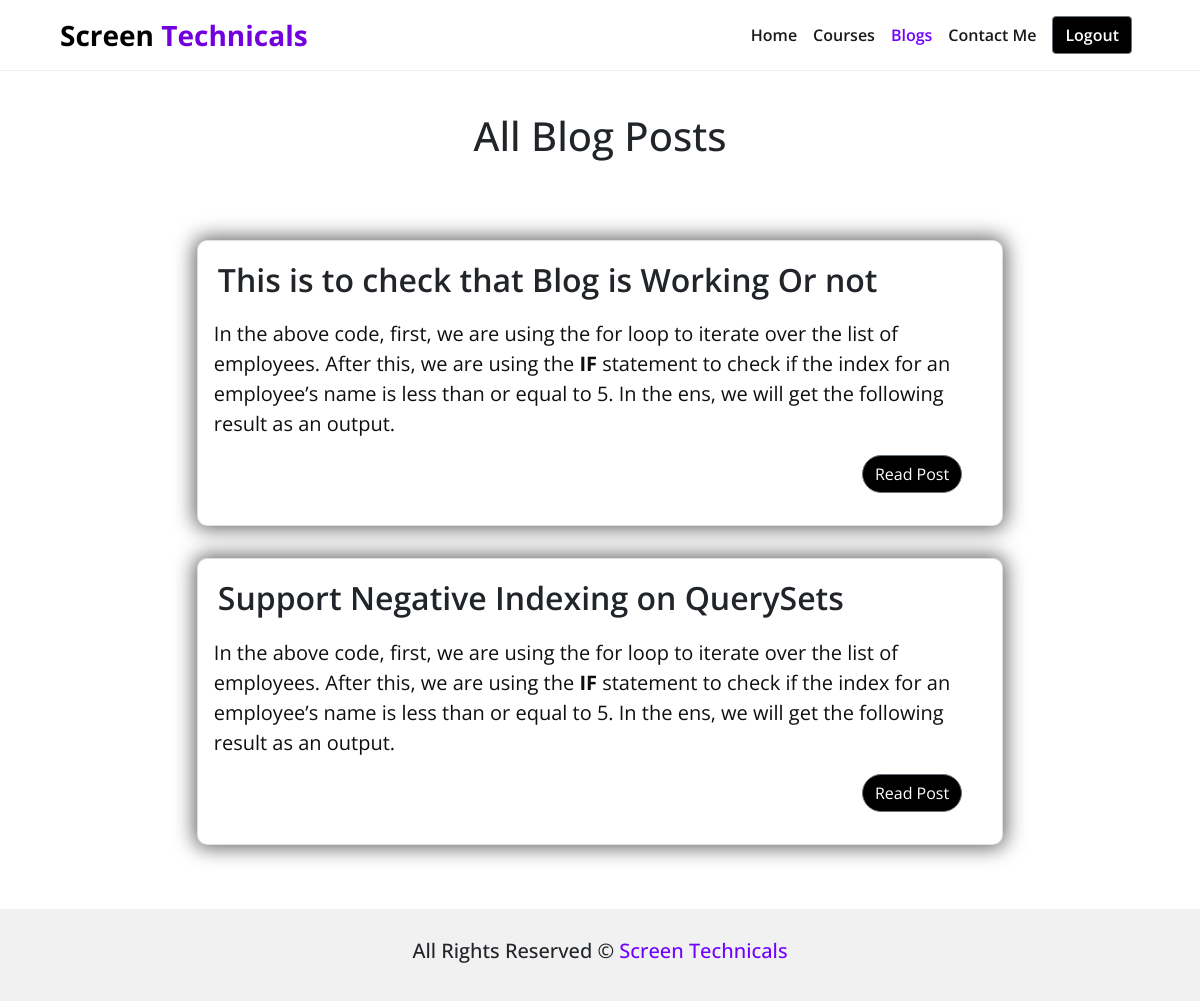
The app's page /blogs/ (signed in) with its own data.
### Blog/models.py (models this page shows, shortened)
class BlogPost(models.Model):
    title = models.CharField(max_length=200)
    category = models.CharField(max_length=100)
    content = models.TextField()
    date_time = models.DateTimeField(auto_now_add=True)
    slug = AutoSlugField(populate_from='title', unique=True, null=True, blank=True, default=None)

### Blog/views.py (the view)
# urls.py: path('blogs/', views.blogs, name="blogs"),
def blogs(request):
    allBlogPosts = BlogPost.objects.all()
    context = {
        'allBlogPosts': allBlogPosts,
    }
    return render(request, "Blog/blogs.html", context)

### templates/Blog/blogs.html (shortened to what this page needs)
{% extends 'base.html' %}
{% load static %}
{% block activeBlog %}text-primary{% endblock activeBlog %}
{% block body %}
<div class="container-fluid pt-5" style="min-height: 100vh;">
    {% if allBlogPosts %}
    <h1 class="text-center mt-5 p-3">All Blog Posts</h1>
    <div class="container-fluid d-flex flex-column justify-content-around align-items-center flex-wrap my-5">
        {% for posts in allBlogPosts %}
        <div class="card blog-card-home card-shadow position-relative card-hover my-3 mx-3" style="width: 70%; height: 10%; border-radius: 10px;">
                <div class="card-body px-3">
                    <h5 class="card-title fs-2 fw-semi-bold p-1" style="pointer-events: none;">{{posts.title}}</h5>
                    <p class="card-text" style="pointer-events: none;">{{posts.content |safe |truncatewords:200}}</p>
                    <div class="text-end mx-4 my-3">
                        <a href="/blogs/{{posts.slug}}/" class="btn text-end btn-secondary rounded-pill">Read Post</a>
                    </div>
                </div>
            </div>
            {% endfor %}
        </div>
        {% else %}
            <h1 class="text-center mt-5 p-3">No Blog Posts Yet!</h1>
            <h1 class="text-center mt-5 p-3 fs-5">Coming Soon ...</h1>
        {% endif %}
</div>
{% endblock body %}

### static/css/main.css (style rules this page uses)
* { font-family: "Open Sans" !important; outline: none !important; box-shadow: none !important; }
body { overflow-x: hidden !important; }
html { overflow-x: hidden !important; }
:root { --primary: #7000ff !important; --secondary: #000 !important; --tertiary: #fff !important; }
.btn-secondary { background: var(--secondary) !important; }
.fw-semi-bold { font-weight: 600 !important; }
.card-shadow { box-shadow: 0 0 20px 3px rgb(102, 102, 102) !important; }
.card-hover { transition: all 0.3s ease !important; }

### records on screen
BlogPost: title "This is to check that Blog is Working Or not", content "In the above code, first, we are using the for loop to iterate over the list of employees. After this, we are using the IF statement to check if the index for an employee’s name is less than or equal to 5. In the ens, we will get the following result as an output."
BlogPost: title "Support Negative Indexing on QuerySets", content "In the above code, first, we are using the for loop to iterate over the list of employees. After this, we are using the IF statement to check if the index for an employee’s name is less than or equal to 5. In the ens, we will get the following result as an output."
